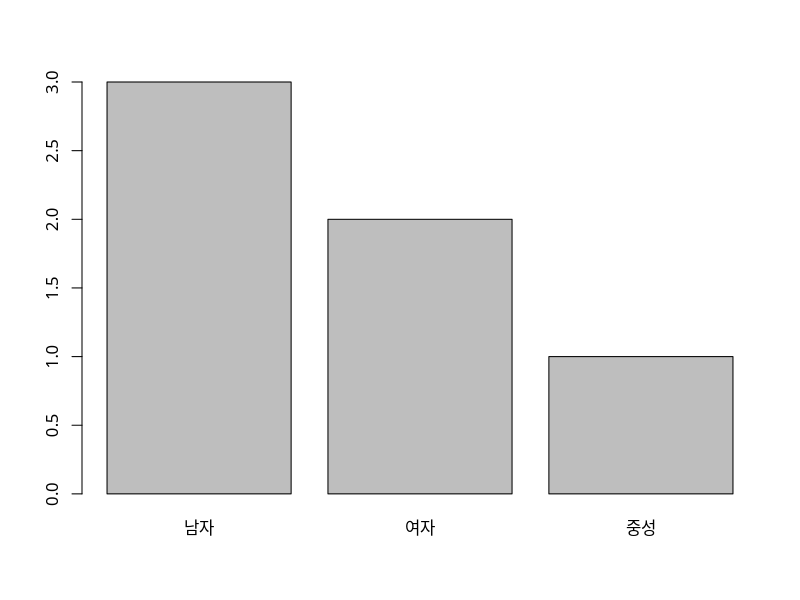
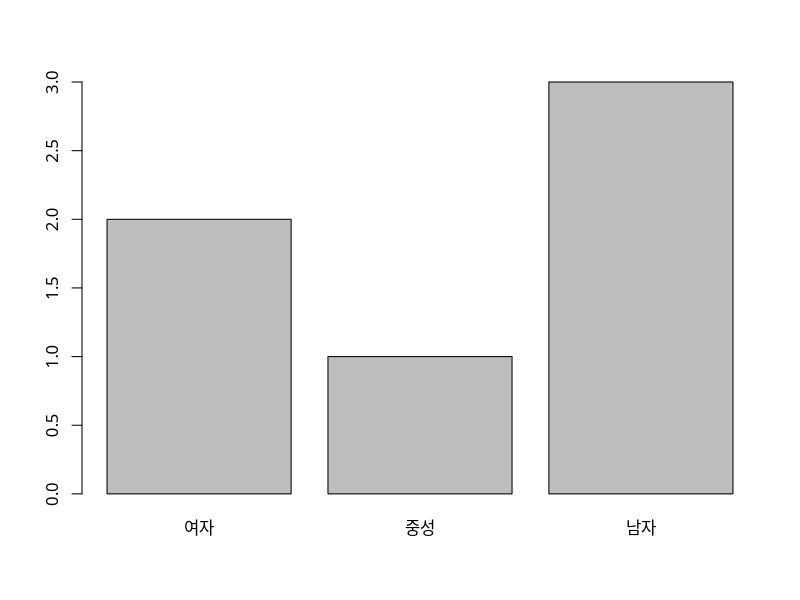
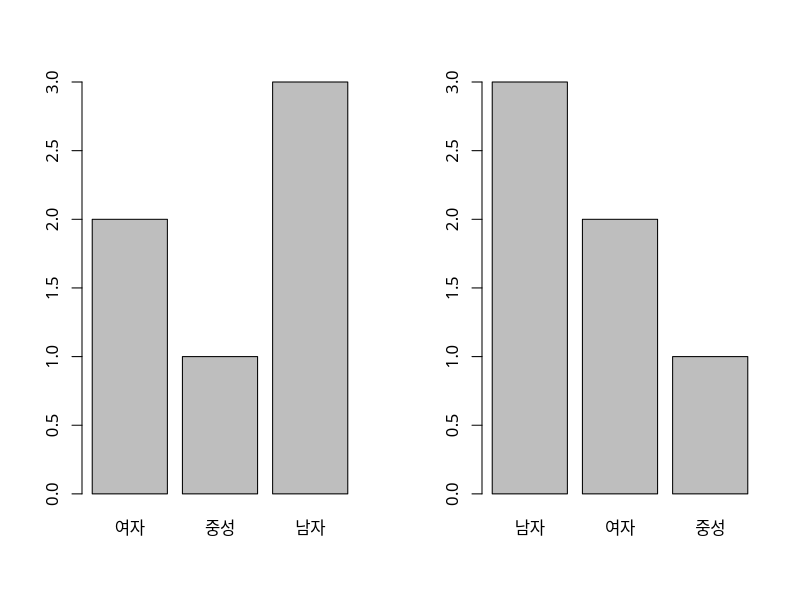

Write the R code that produced these figures, in order.
# Factor : 요인형 
# 성격이 비슷한 값의 묶음 
#  - Nominal : 범주의 순서는 알파벳 순서로 정렬 
#  - Ordinal : 범주의 순서는 사용자가 지정한 순서대로 정렬 


gender <-  c('남자','여자',"여자",'남자','남자',"중성")
gender


#Factor Nominal 
# 알파벳 순서로 정렬 

ng <- as.factor(gender)
ng
# [1] 남자 여자 여자 남자 남자
# Levels: 남자 여자

# 빈도수 
table(ng)

#그래프 그리기 
par(family="AppleGothic")
plot(ng)

#  자료형 
mode(ng)
class(ng)
is.factor(ng) # T
as.integer(ng) 

#####################
# Factor Ordinal 
# 범주의 순서는 사용자가 지정한 순서대로 정렬 
# factor() 함수 
# 
args(factor)
on <- factor(gender, levels = c("여자","중성","남자"), ordered = T)
on

table(on)
plot(on)

# 남자 여자 여자 남자 남자 중성 
as.integer(on) #3 1 1 3 3 2

#
par(mfrow= c(1,2))
plot(on) # 여자, 중성, 남자 
plot(ng) # 남자, 여자, 중성 

